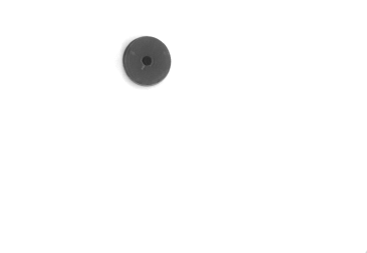
//> input picture P3/images/circulo1.pgm, 367 x 253 px
$ ./reconocer images/circulo1.pgm   (built with g++ and OpenCV 4)
//> lines starting //> are read from the running program, lines starting //| are printed output that depends on the picture; after the words box and inside, x2 and y2 are one past the last pixel; in counts of white or black regions, pixels touching at a corner belong together
#include "opencv2/imgcodecs.hpp"
#include <opencv2/core/core.hpp>
#include <opencv2/highgui/highgui.hpp>
#include "opencv2/imgproc.hpp"
#include <iostream>
#include <string>
#include <fstream>
#include <iomanip>
#include <vector>

using std::to_string;
using std::string;
using std::vector;
using std::cin;
using std::cout;
using std::endl;
using namespace cv;

const string PATH = "C:\\Users\\pica\\Documents\\GitHub\\super-duper-system\\P3\\images\\";
const string DATA_NAME = "objetos.txt";
const int MIN_AREA = 100;
const int MIN_PERIM = 100;
const int HU_MOMENTS = 3;
const int NUM_DESCRIPTORS = 5;
const int NUM_FIELDS = NUM_DESCRIPTORS * 3 + 2;
const int MIN_LENGTH_LINE = NUM_FIELDS;
const double chi_square_value = 11.07; //para grado de libertad = NUM_DESCRIPTORS y alfa = 0.05

Mat adapt_gauss_threshold(Mat image, int blur_size, int threshold_type, int block_size,
    double c);
Mat adapt_mean_threshold(Mat image, int blur_size, int threshold_type, int block_size,
    double c);
Mat otsu_threshold(Mat image, int gauss_size);

//Formato del fichero de aprendizaje:
//<nombre_de_la_figura>;<n>;<media1>;<varianza1>;<media2>;<varianza2>;<media3>;<varianza3>;<media4>;<varianza4>;<media5>;<varianza5>
//<nombre_de_la_figura2>;...
//...
// Siendo 1) area 2) perimetro 3) momento1 4) momento2 5) momento3
int main(int argc, char** argv){
  if (argc != 2){ // Check parameters
    cout << "Wrong number of parameters, usage:\n";
    cout << "reconocer <nomfich>\n";
    exit(1);
  }

  // Lectura de parametros
  string fich_name = PATH + argv[1];
  string objects_name = PATH + DATA_NAME;

  // Lee datos
  string buffer_s;
  int readedCount, pos;
  vector<string> lines;
  vector<string> classes;
  vector<int> n; //numero muestras con las que se ha entrenado al modelo para una clase concreta
  vector<vector<double>> means; //medias de los descriptores de cada clase
  vector<vector<double>> variances; //varianzas de los descriptores de cada clase
  vector<vector<double>> estimated_variances; //varianzas estimadas de los descriptores de cada clase

  std::ifstream objects(objects_name);

  if (objects.is_open()){ // Se encuentran datos anteriores
    for (string line; std::getline(objects, line); ){
      std::stringstream line_stream(line);
      vector<double> means_aux;
      vector<double> variances_aux;
      vector<double> estimated_variances_aux;
      int i = 0;
      for (string token; std::getline(line_stream, token, ';'); i++){
        if(i == 0){
          classes.push_back(token);
        }else if(i == 1){
          n.push_back(stoi(token));
        }else if((i % 3) == 2){
          //soy la buena, descomentame cuando compruebes que lee bien
          means_aux.push_back(stod(token)/n[n.size() - 1]);
          //means_aux.push_back(stod(token));
        }else if((i % 3) == 0) {
          variances_aux.push_back(stod(token)/n[n.size() - 1]);
          //variances_aux.push_back(stod(token));
        }else if ((i % 3) == 1) {
          estimated_variances_aux.push_back(stod(token)/n[n.size() - 1]);
          //estimated_variances_aux.push_back(stod(token));
        }
      }
      //borrame despues de comprobar que va
      cout << line << endl;
      for (double a : means_aux) cout << a << " "; cout << endl;
      for (double a : variances_aux) cout << a << " "; cout << endl;
      for (double a : estimated_variances_aux) cout << a << " "; cout << endl;

      means.push_back(means_aux);
      variances.push_back(variances_aux);
      estimated_variances.push_back(estimated_variances_aux);
    }
    objects.close();
  }else{ // No se encuentra el fichero con los datos
    cout << "objetos.txt not found, exiting\n";
    exit(1);
  }

  // Lee la imagen a clasificar
  Mat image = imread(samples::findFile(fich_name), IMREAD_GRAYSCALE);
//> image is the input picture: 253 rows x 367 cols, CV_8UC1; min 40, max 255, mean 251.4
  if(image.empty()){
    printf("Error opening image: %s\n", fich_name.c_str());
    return EXIT_FAILURE;
  }
  imshow("Image to learn", image);

  // Aplica thresholding de Otsu para pasarla a monocromo: fondo-negro, resto-blanco
  Mat otsu = otsu_threshold(image, 3);
//> in otsu_threshold, `GaussianBlur(result, result, Size(gauss_size, gauss_size), 0, 0);`: result: 253 rows x 367 cols, CV_8UC1; 2.06% of pixels changed, all inside (x1, y1, x2, y2) = (114, 34, 367, 253)
//> in otsu_threshold, `threshold(result, result, 0, 255, THRESH_BINARY + THRESH_OTSU);`:
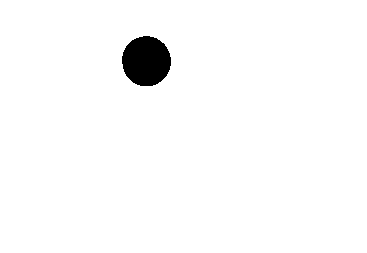
//> result: 253 rows x 367 cols, CV_8UC1; 97.9% white; 1 black region, box (x1, y1, x2, y2) and area: (122, 36, 171, 86) 1926
  imshow("Image otsurized", otsu);

  Mat canny; // Ni siquiera se usaba esto en ningun momento
  Canny(otsu, canny, 100, 200);
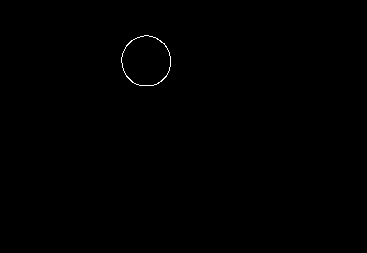
//> canny: 253 rows x 367 cols, CV_8UC1; 0.18% white in thin lines or dots, all inside (x1, y1, x2, y2) = (121, 35, 171, 86)
  // Pero a mi compa le gusta pensar que si asi que lo dejo

  // ANTES:
  //findContours(canny, contours, RETR_TREE, CHAIN_APPROX_SIMPLE);
  // DESPU蒘:
  vector<vector<Point>> contours;
  vector<vector<Point>> contour;
  // Saca la l韓ea azul esa fea a la izquierda, tengo que ver c髆o retirarla
  Mat labelImage(otsu.size(), CV_32S);
  int nLabels = connectedComponents(otsu, labelImage, 8);
//> nLabels = 2
  Mat* comp = new Mat[nLabels];
  for(int i = 1; i < nLabels; i++){
    comp[i - 1] = Mat(otsu.size(), CV_8UC1, Scalar(0));
    for(int r = 0; r < otsu.rows; ++r){
      for(int c = 0; c < otsu.cols; ++c){
        int pixel = labelImage.at<int>(r, c);
        if(pixel == i){
          comp[i - 1].at<uchar>(r, c) = 255;
        }else{
          comp[i - 1].at<uchar>(r, c) = 0;
        }
      }
    }
    imshow("Connected Components " + to_string(i - 1), comp[i - 1]);
    findContours(comp[i - 1], contour, RETR_TREE, CHAIN_APPROX_SIMPLE);
    if ((contourArea(contour[0]) > MIN_AREA) && (arcLength(contour[0], true) > MIN_PERIM)){
      //cout << contourArea(contour[0]) << " " << arcLength(contour[0], true) << endl;
      contours.push_back(contour[0]);
    }
  }
//> this loop made 1 pass

  // Saca los valores de los descriptores de todos los objetos detectados
  vector<vector<double>> detected_obj_descriptors; //area, perimetro, momentos
  vector<double> v_aux;
  for (int i = 0; i < contours.size(); i++){
    v_aux.push_back(contourArea(contours[i]));
    v_aux.push_back(arcLength(contours[i], true));
    Moments mu = moments(contours[i]);
    double huMoments[7];
    HuMoments(mu, huMoments);
    for (int moment = 0; moment < HU_MOMENTS; moment++){
      //huMoments[moment] = -1 * copysign(1.0, huMoments[moment])
      //    * log10(abs(huMoments[moment]));
      v_aux.push_back(huMoments[moment]);
    }
    detected_obj_descriptors.push_back(v_aux);
    v_aux.clear();
  }

  // Calcula las distancias entre todas las clases para todos los contornos
  // Cada componente: {Distancias de un objeto a todas las clases}
  vector<vector<double>> mahalanobis_distances;
  for (int i_obj = 0; i_obj < detected_obj_descriptors.size(); i_obj++){
    vector<double> distances_to_classes;
    for (int i_class = 0; i_class < means.size(); i_class++){ //means.size() y variance.size() == numero de clases
      double distance = 0.0;
      for (int i_desc = 0; i_desc < means[0].size(); i_desc++){ //los elementos de means y variances tienen size() == num de descriptores
        double mean, variance, descriptor;
        descriptor = detected_obj_descriptors[i_obj][i_desc];
        mean = means[i_class][i_desc];
        variance = estimated_variances[i_class][i_desc];
        cout << mean << " " << variance << " i class " << i_class << " i_desc " << i_desc << "     ";
        //cout << i_class << "  descriptor: " << descriptor << "  media: " << mean << "  varianza: " << variance << endl;
        distance += pow((descriptor - mean), 2) / variance;
      }
      distances_to_classes.push_back(distance);
      cout << endl;
    }
    mahalanobis_distances.push_back(distances_to_classes);
  }

  // Checkear distancias
  for (vector<double> a : mahalanobis_distances){
    int i = 0;
    for (double b : a){
      cout << "distance: " << b << " - ";
      if (b < chi_square_value){
        cout << classes[i];
      }
      i++;
    }
    cout << endl;
  }

  // [37 lines of commented-out code are left out]
  waitKey(0);

  return EXIT_SUCCESS;

}

Mat adapt_gauss_threshold(Mat image, int blur_size, int threshold_type, int block_size,
    double c){
  Mat result = image.clone();
  medianBlur(result, result, blur_size);
  adaptiveThreshold(result, result, 255, ADAPTIVE_THRESH_GAUSSIAN_C, threshold_type,
      block_size, c);
  result = Mat(result.size(), result.type(), 255) - result;
  return result;
}

Mat adapt_mean_threshold(Mat image, int blur_size, int threshold_type, int block_size,
  double c){
  Mat result = image.clone();
  medianBlur(result, result, blur_size);
  adaptiveThreshold(result, result, 255, ADAPTIVE_THRESH_MEAN_C, threshold_type,
      block_size, c);
  result = Mat(result.size(), result.type(), 255) - result;
  return result;
}

Mat otsu_threshold(Mat image, int gauss_size){
  Mat result = image.clone();
  GaussianBlur(result, result, Size(gauss_size, gauss_size), 0, 0);
  threshold(result, result, 0, 255, THRESH_BINARY + THRESH_OTSU);
  result = Mat(result.size(), result.type(), 255) - result;
  return result;
}
